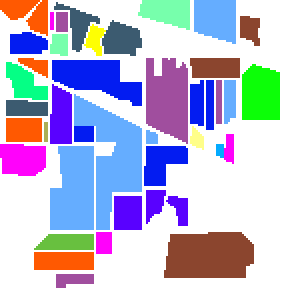
#> input picture src/IndianPines/_data/19920612_AVIRIS_IndianPine_Site3_gr.tif, 145 x 145 px, found by its file name (shown 2 times larger)
$ jupyter execute --allow-errors make_datasets.ipynb   (shell and % lines are left out)
#> lines starting #> are read from the running program, lines starting #| are printed output that depends on the picture
[cell 1]
from skimage import external
from IPython.display import display
import japanize_matplotlib
from matplotlib import pyplot
pyplot.style.use('kotaro')
import pandas as pd
import scipy as sc
import numpy as np
import os
import imageio
import zipfile

srcRoot = ("src/10_4231_R7RX991C")
srcRoot2 = ("src/TokumaShimizu")

#> (a cell that did not finish here is left out)

[cell 3]
pd.options.display.precision = 2
# Hyper 220bands
#=========
hypTif =  ("aviris_hyperspectral_data/19920612_AVIRIS_IndianPine_Site3.tif")
#> (the rest of this cell did not finish here and is left out)

[cell 4]
from matplotlib import colors

# Target RGB
#==============
grp17Tif = ("Site3_Project_and_Ground_Reference_Files/19920612_AVIRIS_IndianPine_Site3_gr.tif")
targetimg17 = external.tifffile.imread(os.path.join(srcRoot,grp17Tif)) # (w,h,bands)
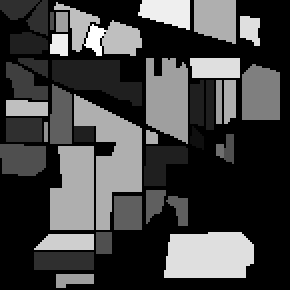
#> targetimg17: shape (145, 145) (shown 2 times larger); min 0, max 16, mean 4.28; drawn with min black and max white
#> (the rest of this cell did not finish here and is left out)
